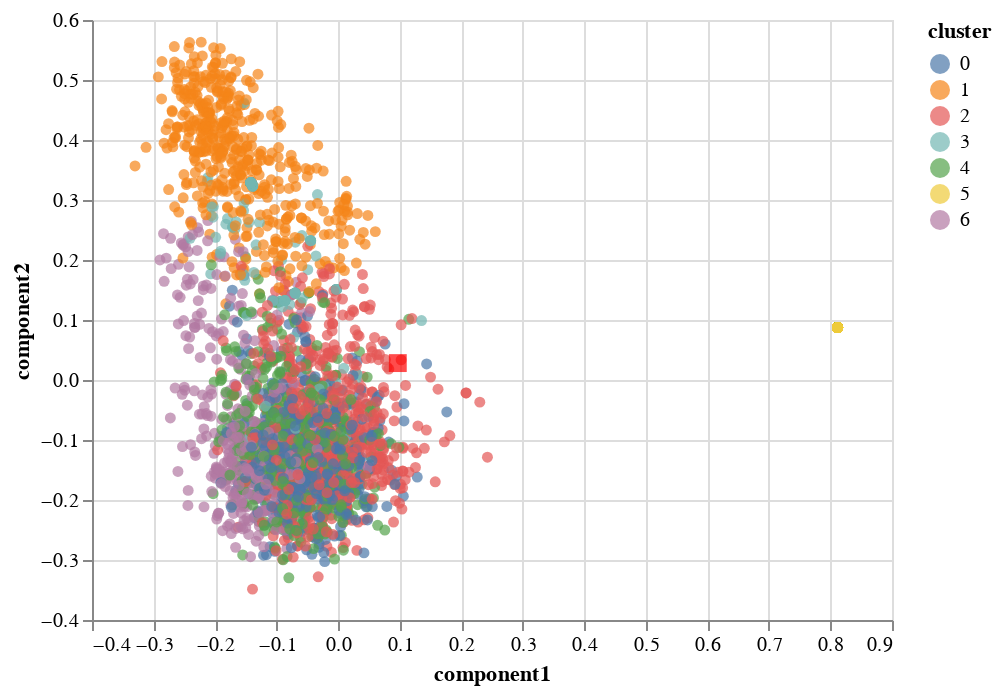

Notebook code for this chart:
### Code cell
(chart1 + chart2).interactive()

### Figure 1 — Vega-Lite specification as saved in the notebook (floating-point values rounded to 4 significant figures; data arrays with more than 128 entries replaced by an {"elided": "..."} marker saying what was removed)
{"config": {"view": {"continuousWidth": 400, "continuousHeight": 300}}, "layer": [{"data": {"name": "data-73fba1bf30991b8d94ee3415ffa607c7"}, "mark": "circle", "encoding": {"color": {"type": "ordinal", "field": "cluster", "scale": {"scheme": "tableau10"}}, "tooltip": [{"type": "nominal", "field": "lyrics"}, {"type": "quantitative", "field": "cluster"}], "x": {"type": "quantitative", "field": "component1"}, "y": {"type": "quantitative", "field": "component2"}}, "selection": {"selector001": {"type": "interval", "bind": "scales", "encodings": ["x", "y"]}}}, {"data": {"name": "data-89a6e253c400a50d3e2e2c96f4480e7a"}, "mark": {"type": "square", "color": "red", "size": 80}, "encoding": {"tooltip": {"type": "nominal", "field": "query"}, "x": {"type": "quantitative", "field": "component1"}, "y": {"type": "quantitative", "field": "component2"}}}], "$schema": "https://vega.github.io/schema/vega-lite/v4.8.1.json", "datasets": {"data-73fba1bf30991b8d94ee3415ffa607c7": {"elided": "3000 records"}, "data-89a6e253c400a50d3e2e2c96f4480e7a": [{"component1": 0.09692, "component2": 0.02817, "query": "Happy"}]}}
